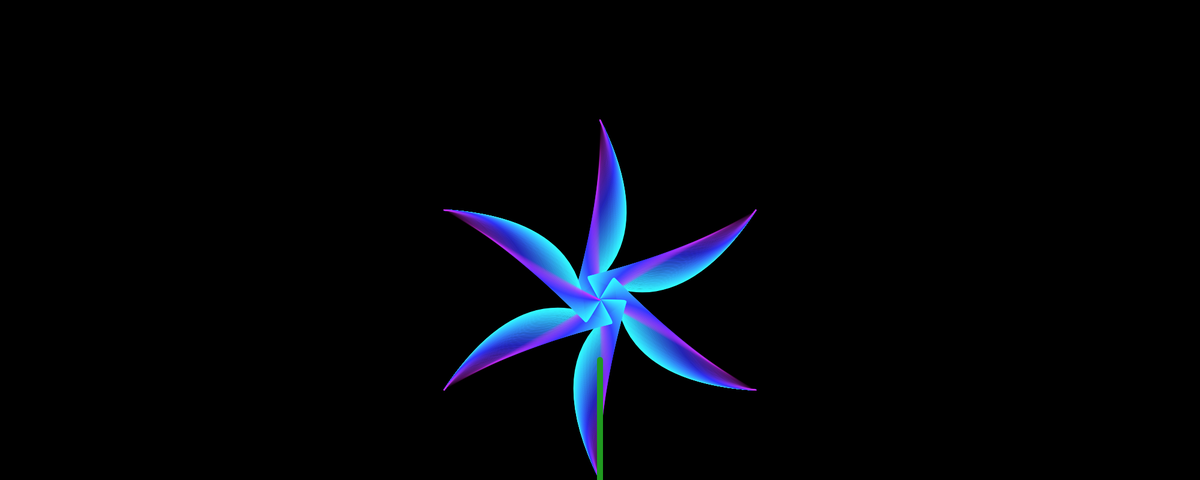
Frame 1 (no input)
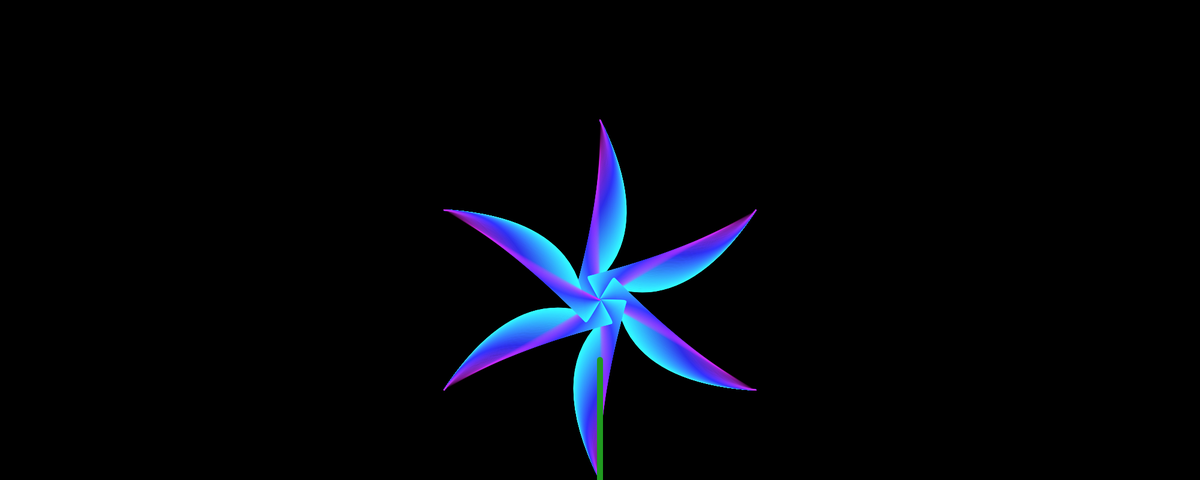
Frame 2 (the mouse pressed at the canvas centre, redrawn once)

The p5.js sketch that drew these frames (run headless with seeded random() and noise() and a simulated clock; the mouse was pressed at the canvas centre and the sketch redrawn once):

// p5.js sketch
// ── sketch.js
function setup() {
    createCanvas(2000, 800);
    noLoop(); // Render once
    colorMode(HSB, 360, 100, 100, 100); // HSB is for holo colors 
    noFill();
    background(0);
  }
  
  function draw() {
    translate(width / 2, height / 2 + 100);
  
    // loop for drawing the tulip petals 
    for (let i = 0; i < 6; i++) {
      let angle = i * PI / 3;
      push();
      rotate(angle);
      drawPetal();
      pop();
    }
  // Draw stem
  drawStem();
}

// Function to draw a single petal
function drawPetal() {
  let gradientSteps = 100; // Steps for gradient
  let petalWidth = 150;
  let petalHeight = 300;

  for (let i = 0; i < gradientSteps; i++) {
    let t = i / gradientSteps;
    let hue = map(t, 0, 1, 180, 300); // Iridescent range
    let alpha = map(t, 0, 1, 100, 0); // Fade out
    stroke(hue, 80, 100, alpha);
    strokeWeight(2);

    // Control points for Bezier curves
    bezier(
      0, 0,
      -petalWidth * (1 - t), -petalHeight * t,
      petalWidth * (1 - t), -petalHeight * t,
      0, -petalHeight
    );
  }
}
// Function to draw the stem
function drawStem() {
  stroke(120, 80, 60); // Green stem
  strokeWeight(10);
  line(0, 100, 0, height / 2); // Vertical stem
}
